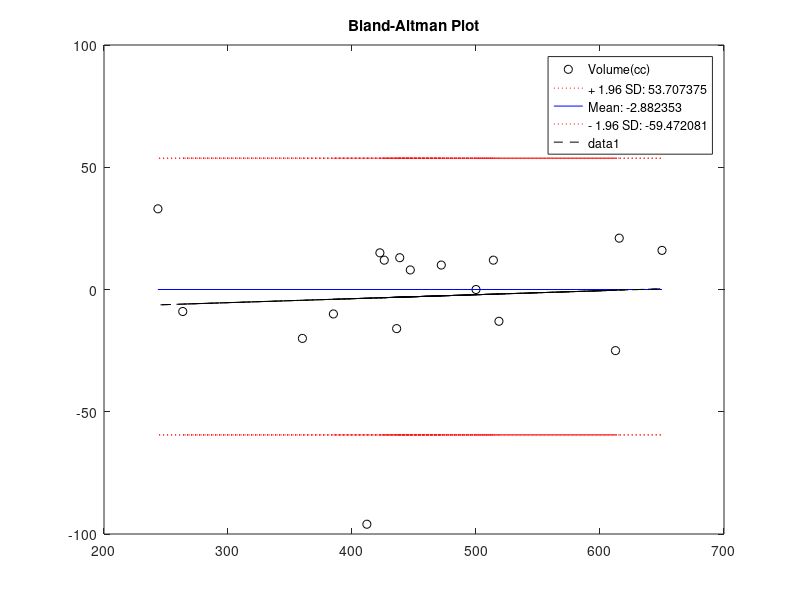

Write MATLAB code to recreate this figure.
function [means,diffs,meanDiff,CR,linFit] = BlandAltman(var1, var2, flag)
 
    %%%Plots a Bland-Altman Plot
    %%%INPUTS:
    %%% var1 and var2 - vectors of the measurements
    %%%flag - how much you want to plot
        %%% 0 = no plot
        %%% 1 = just the data
        %%% 2 = data and the difference and CR lines
        %%% 3 = above and a linear fit
    %%%
    %%%OUTPUTS:
    %%% means = the means of the data
    %%% diffs = the raw differences
    %%% meanDiff = the mean difference
    %%% CR = the 2SD confidence limits
    %%% linfit = the paramters for the linear fit
    
    
    if (nargin<1)
       %%%Use test data
       var1=[512,430,520,428,500,600,364,380,658,445,432,626,260,477,259,350,451];%,...
       var2=[525,415,508,444,500,625,460,390,642,432,420,605,227,467,268,370,443];
       flag = 3;
    end
    
    if nargin==2
        flag = 0;
    end
    
    means = mean([var1;var2]);
    diffs = var1-var2;
    
    meanDiff = mean(diffs);
    sdDiff = std(diffs);
    CR = [meanDiff + 1.96 * sdDiff, meanDiff - 1.96 * sdDiff]; %%95% confidence range
    
    linFit = polyfit(means,diffs,1); %%%work out the linear fit coefficients
    
    %%%plot results unless flag is 0
    if flag ~= 0
        plot(means,diffs,'ko')
        hold on
        if flag > 1
            plot(means, ones(1,length(means)).*CR(1),'r:'); %%%plot the upper CR
            plot(means,zeros(1,length(means)),'b'); %%%plot zero     
            plot(means, ones(1,length(means)).*CR(2),'r:'); %%%plot the lower CR
       
            UL = sprintf('+ 1.96 SD: %f',meanDiff+1.96*sdDiff);
            M = sprintf('Mean: %f',meanDiff);
            LL = sprintf('- 1.96 SD: %f',meanDiff-1.96*sdDiff);
            legend('Volume(cc)',UL,M,LL);
        end
        if flag > 2
            plot(means, means.*linFit(1)+linFit(2),'k--'); %%%plot the linear fit
        end
        title('Bland-Altman Plot')
    end
    
end